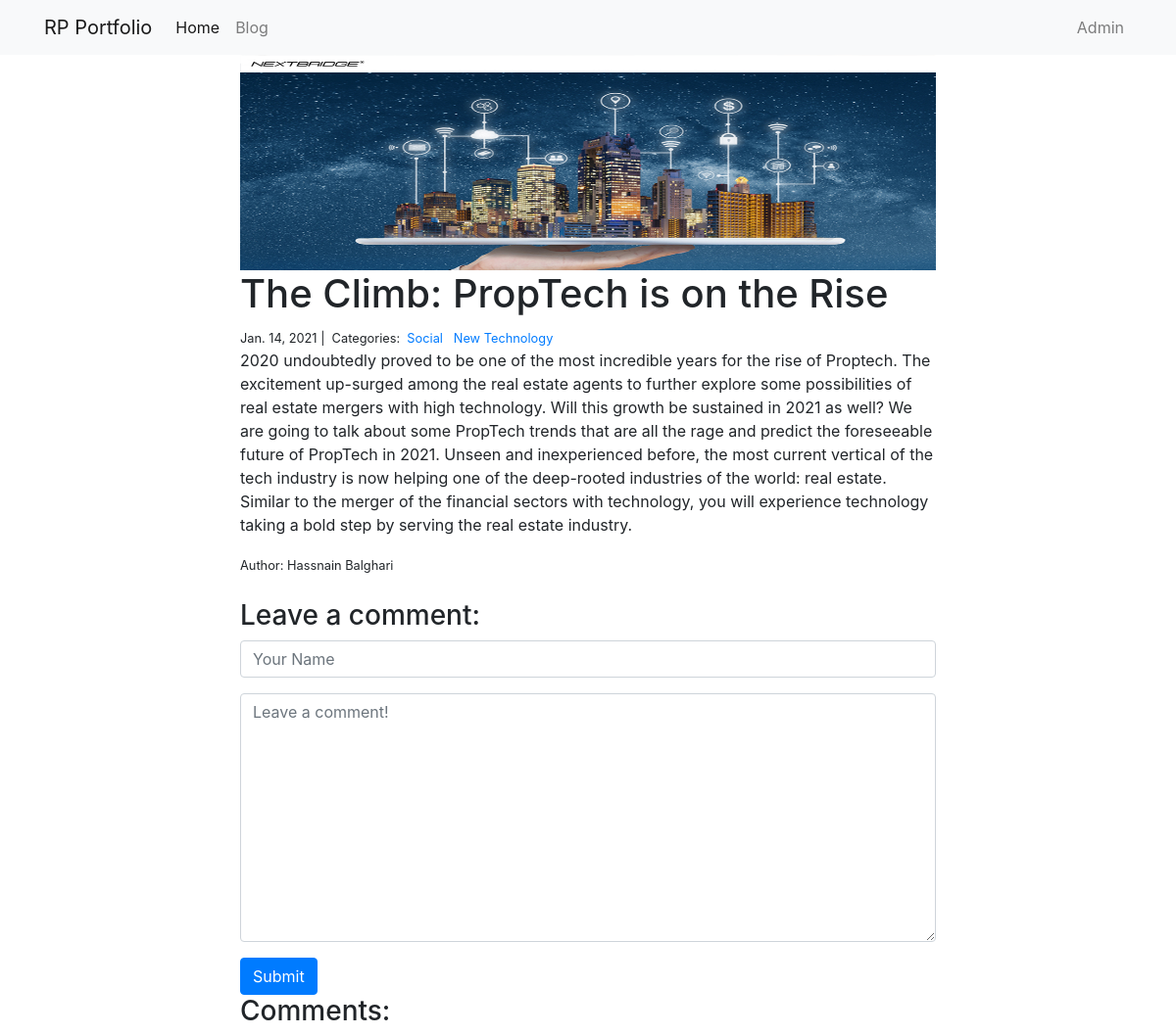
The app's page /blog/4/ with its own data.
### blog/models.py (models this page shows)
class Post(models.Model):
    title = models.CharField(max_length=255)
    author = models.CharField(max_length=255)
    body = models.TextField()
    created_on = models.DateTimeField(auto_now_add=True)
    last_modified = models.DateTimeField(auto_now=True)
    categories = models.ManyToManyField("Category", related_name="posts")
    image = models.CharField(max_length=255)

class Category(models.Model):
    name = models.CharField(max_length=20)
    description = models.TextField()

### blog/views.py (the view, shortened to what this page needs)
# urls.py: path("<int:pk>/", views.blog_detail, name="blog_detail"),
def blog_detail(request, pk):
    post = Post.objects.get(pk=pk)
    form = CommentForm()
    comments = Comment.objects.filter(post=post)
    context = {
        "post": post,
        "comments": comments,
        "form": form,
    }
    return render(request, "blog_detail.html", context)

### blog/forms.py
class CommentForm(forms.Form):
    author = forms.CharField(
        max_length=60,
        widget=forms.TextInput(attrs={
            "class": "form-control",
            "placeholder": "Your Name"
        })
    )
    body = forms.CharField(widget=forms.Textarea(
        attrs={
            "class": "form-control",
            "placeholder": "Leave a comment!"
        })
    )

### blog/templates/blog_detail.html (shortened to what this page needs)
{% extends "base.html" %}
{% load static %}
{% block page_content %}
<div class="col-md-8 offset-md-2">
    <img class="card-img-top" src="{% static post.image %}">
    <h1>{{ post.title }}</h1>
    <small>
        {{ post.created_on.date }} |&nbsp;
        Categories:&nbsp;
        {% for category in post.categories.all %}
        <a href="{% url 'blog_category' category.name %}">
            {{ category.name }}
        </a>&nbsp;
        {% endfor %}
    </small>
    <p>{{ post.body  }}</p>
    <small>
        Author: {{post.author }}
    </small>
    <br><br>
    <h3>Leave a comment:</h3>
    <form action="/blog/{{ post.pk }}/" method="post">
        <div class="form-group">
            {{ form.author }}
        </div>
        <div class="form-group">
            {{ form.body }}
        </div>
        <button type="submit" class="btn btn-primary">Submit</button>
    </form>
    <h3>Comments:</h3>
</div>
{% endblock %}

### personal_portfolio/templates/base.html (style rules this page uses)
.card-img-top { height: 220px; }

### records on screen
Post: image (picture), title "The Climb: PropTech is on the Rise", created_on "Jan. 14, 2021", body "2020 undoubtedly proved to be one of the most incredible years for the rise of Proptech. The excitement up-surged among the real estate agents to further explore some possibilities of real estate mergers with high technology. Will this growth be sustained in 2021 as well? We are going to talk about some PropTech trends that are all the rage and predict the foreseeable future of PropTech in 2021. Unseen and inexperienced before, the most current vertical of the tech industry is now helping one of the deep-rooted industries of the world: real estate. Similar to the merger of the financial sectors with technology, you will experience technology taking a bold step by serving the real estate…", author "Hassnain Balghari"
Category: name "Social"
Category: name "New Technology"
